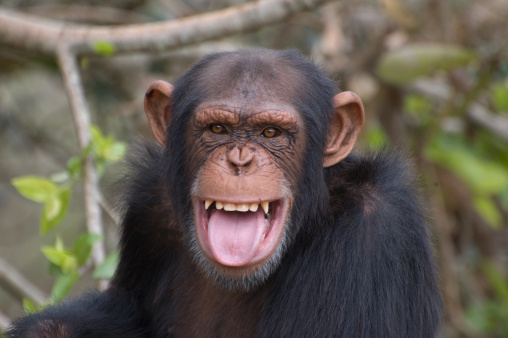
#> input picture chimpanzee.jpg, 508 x 338 px, given in place of the camera
$ python demo_CLAHE.py   (older library calls are emulated)
#> lines starting #> are read from the running program, lines starting #| are printed output that depends on the picture


#----------
# demo of histogram equalization and its variant - CLAHE
#----------

import numpy as np
import cv2
from matplotlib import pyplot as plt


def UseWebCam():

    vcap = cv2.VideoCapture(0)

    nw0 = np.float(vcap.get(cv2.CAP_PROP_FRAME_WIDTH))
    nh0 = np.float(vcap.get(cv2.CAP_PROP_FRAME_HEIGHT))

    print( 'sensed size:' )
    print( np.uint16(nw0), np.uint16(nh0) )

    nwidth      = np.uint16(320*4)
    nheight     = np.uint16( (nh0/nw0) * nwidth  )

    print('reset size:')
    print(nwidth, nheight)

    vcap.set(cv2.CAP_PROP_FRAME_WIDTH, nwidth)             #set width
    vcap.set(cv2.CAP_PROP_FRAME_HEIGHT, nheight)             #set height
    vcap.set(cv2.CAP_PROP_FPS,20)                       # frame rate

    ret, frame = vcap.read()            # Capture existing frame
#> frame is the input picture: shape (338, 508, 3); mean B, G, R 82.5, 92.4, 100.4

    def increase_size(nwidth, nheight):
        if (nwidth < 600):
            nwidth      = np.uint16(nwidth+30)
            nheight     = np.uint16( (nh0/nw0) * nwidth  )
            return nwidth, nheight
        else:
            return nwidth, nheight


    def increase_size_inv(nwidth, nheight):
        if (nwidth > 50):
            nwidth      = np.uint16(nwidth-30)
            nheight     = np.uint16( (nh0/nw0) * nwidth  )
            return nwidth, nheight
        else:
            return nwidth, nheight

    print("press q for exit")
    print("press u,i,o for zooming in")
    print("press v,n,m for zooming out")

    print("--------")
    print("top-left:    raw image")
    print("top-right:   histeq only")
    print("bottom-left: CLAHE only")
    print("bottom-right: CLAHE + histeq")

    while(True):

        ret, frame = vcap.read()            # Capture frame-by-frame
        # flip left-right
        frame = cv2.flip(frame, 1)
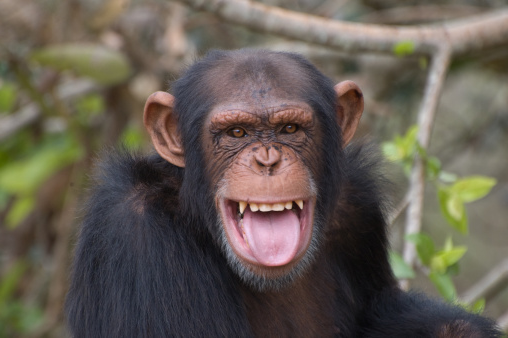
#> frame: shape (338, 508, 3); mean B, G, R 82.5, 92.4, 100.4


        '''HSV space'''
        hsv = cv2.cvtColor(frame,cv2.COLOR_BGR2HSV)
#> hsv: shape (338, 508, 3); mean H, S, V 58.9, 58.5, 103.6
        '''RGB space'''
        rgb = cv2.cvtColor(frame,cv2.COLOR_BGR2RGB)
        '''gray'''
        gray = cv2.cvtColor(frame, cv2.COLOR_BGR2GRAY)
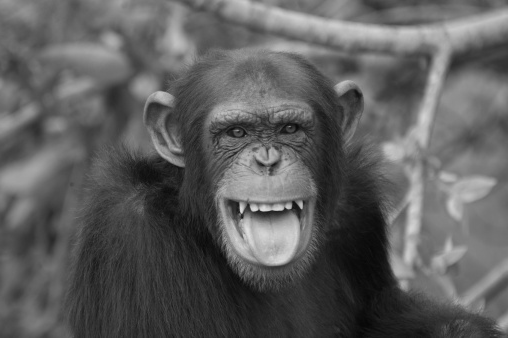
#> gray: shape (338, 508); min 7, max 223, mean 93.7

        img     =  cv2.resize(gray, (nwidth, nheight))
        equ     =  cv2.equalizeHist(img)            # histogram equalization
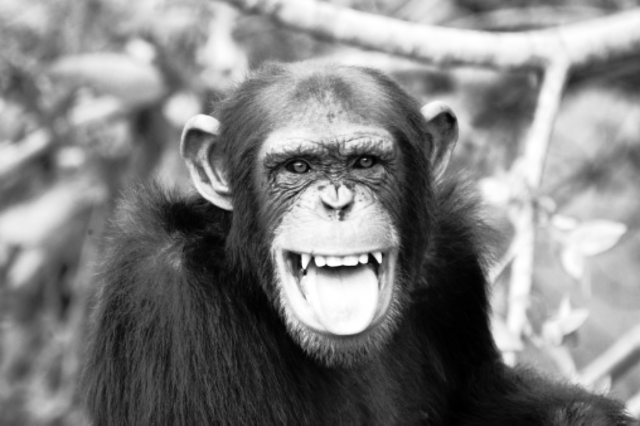
#> equ: shape (851, 1280) (shown at 1/2 size); min 0, max 255, mean 128.3

        # create a CLAHE object (Arguments are optional).
        # CLAHE: contrast limited adaptive histogram equalisation
        # https://opencv-python-tutroals.readthedocs.io/en/latest/py_tutorials/py_imgproc/py_histograms/py_histogram_equalization/py_histogram_equalization.html
        clahe   = cv2.createCLAHE(clipLimit=2.0, tileGridSize=(8,8))
        cl1     = clahe.apply(img)
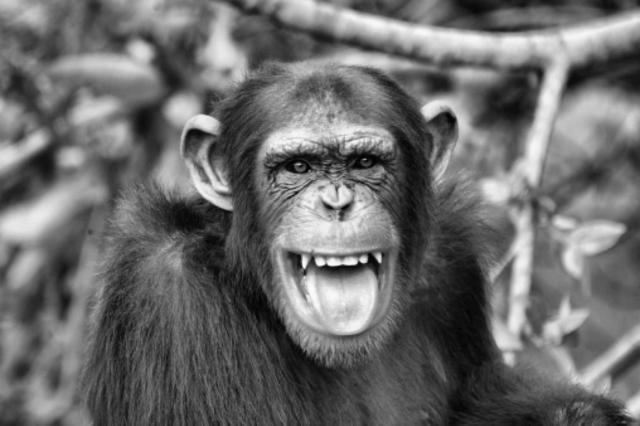
#> cl1: shape (851, 1280) (shown at 1/2 size); min 2, max 251, mean 106.8

        equ1    =  cv2.equalizeHist(cl1)            # histogram equalization of CLAHE result
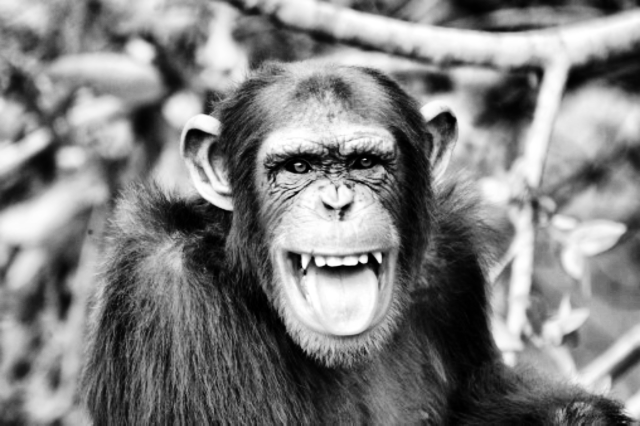
#> equ1: shape (851, 1280) (shown at 1/2 size); min 0, max 255, mean 128.2

        '''show'''
        cv2.imshow('demo - image enhanced', np.vstack((np.hstack((img, equ)), np.hstack((cl1, equ1)))))
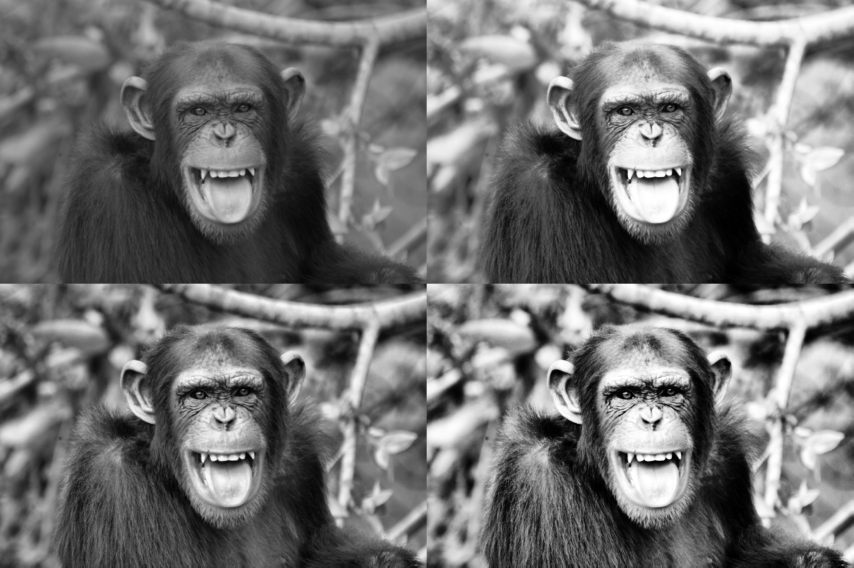
#> window 'demo - image enhanced': shape (1702, 2560) (shown at 1/3 size); min 0, max 255, mean 114.2

        # [5 lines of commented-out code are left out]


        k = cv2.waitKey(1)
#> (key q is pressed here)
        if k in (ord("q"),ord("p")):
             break

        if k in (ord("u"),ord("i"),ord("o")) :     # increase size
            nwidth, nheight = increase_size( nwidth, nheight )

        if k in (ord("v"),ord("m"),ord("n")) :     # reduce size
            nwidth, nheight = increase_size_inv(nwidth, nheight)

    vcap.release()                  # release the capture if done
    cv2.destroyAllWindows()


#----------
# M A I N
#----------

UseWebCam()

$ run again, on fruits.jpg
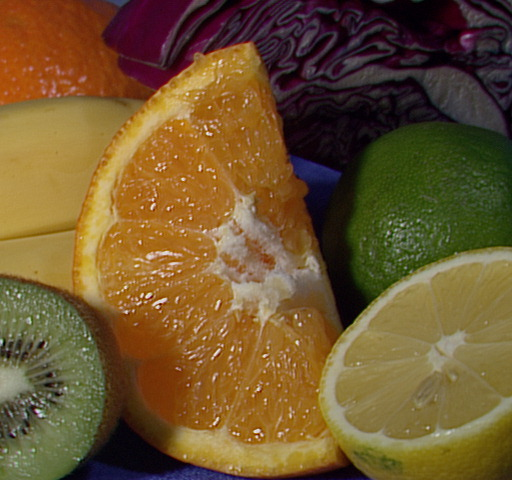
#> input picture fruits.jpg, 512 x 480 px, given in place of the camera
#> in UseWebCam, frame is the input picture: shape (480, 512, 3); mean B, G, R 46.2, 85.6, 110.8
#> hsv: shape (480, 512, 3); mean H, S, V 48.2, 159.9, 113.8
#> in UseWebCam, `equ1    =  cv2.equalizeHist(cl1)`:
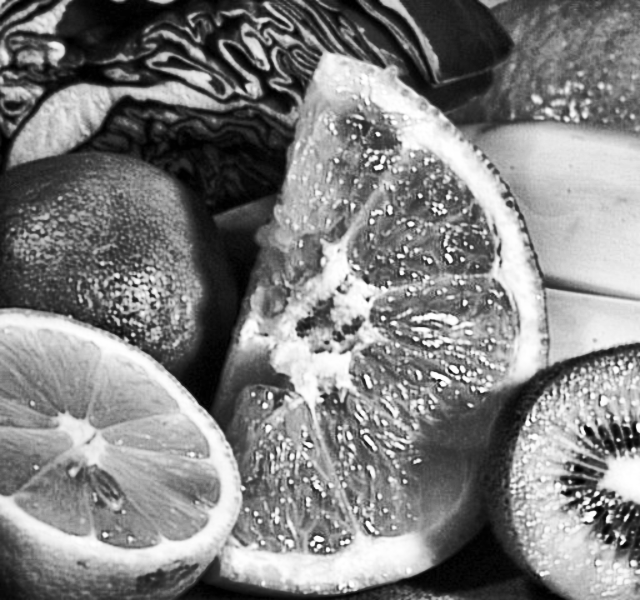
#> equ1: shape (1200, 1280) (shown at 1/2 size); min 0, max 255, mean 128.2
#> in UseWebCam, `cv2.imshow('demo - image enhanced', np.vstack((np.hstack((img, equ)), ..`:
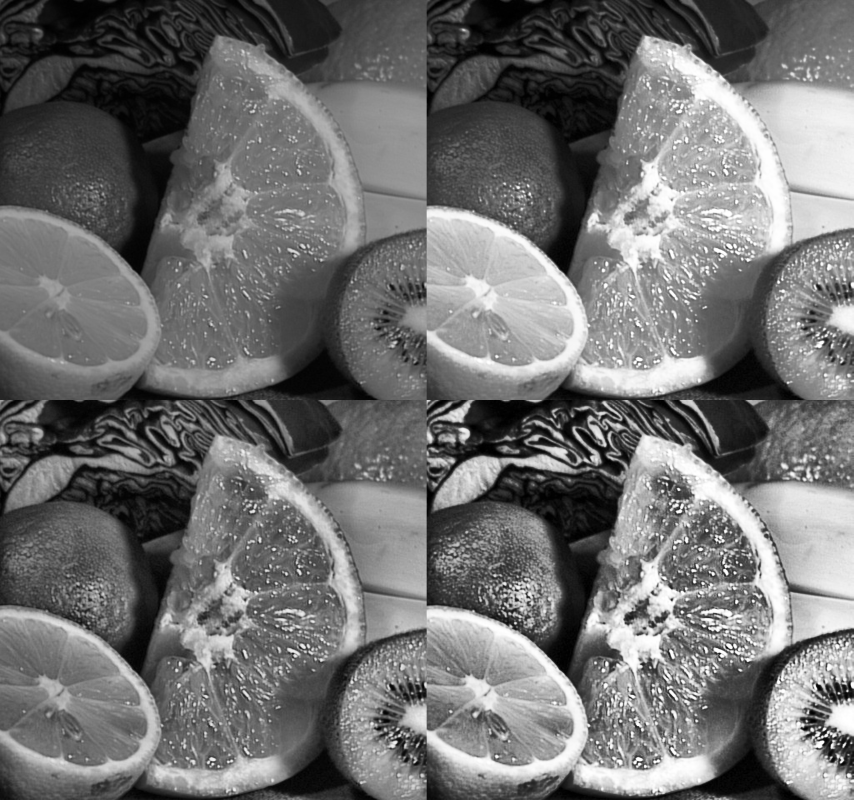
#> window 'demo - image enhanced': shape (2400, 2560) (shown at 1/3 size); min 0, max 255, mean 112.4

$ run again, on lotus.jpg
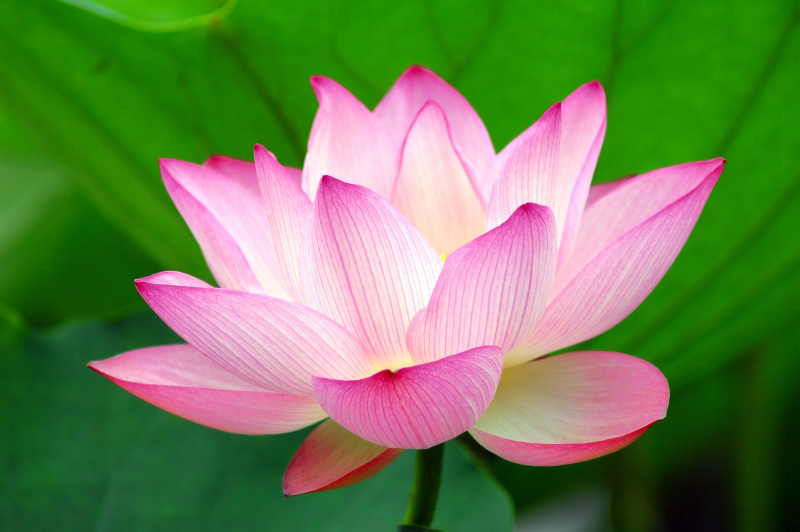
#> input picture lotus.jpg, 1600 x 1063 px, given in place of the camera (shown at 1/2 size)
#> in UseWebCam, frame is the input picture: shape (1063, 1600, 3); mean B, G, R 81.7, 129.6, 108.3
#> hsv: shape (1063, 1600, 3); mean H, S, V 89.6, 173, 155.9
#> in UseWebCam, `equ1    =  cv2.equalizeHist(cl1)`:
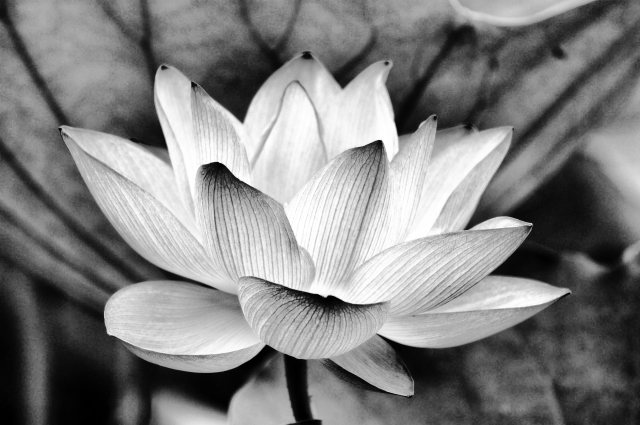
#> equ1: shape (850, 1280) (shown at 1/2 size); min 0, max 255, mean 128.3
#> in UseWebCam, `cv2.imshow('demo - image enhanced', np.vstack((np.hstack((img, equ)), ..`:
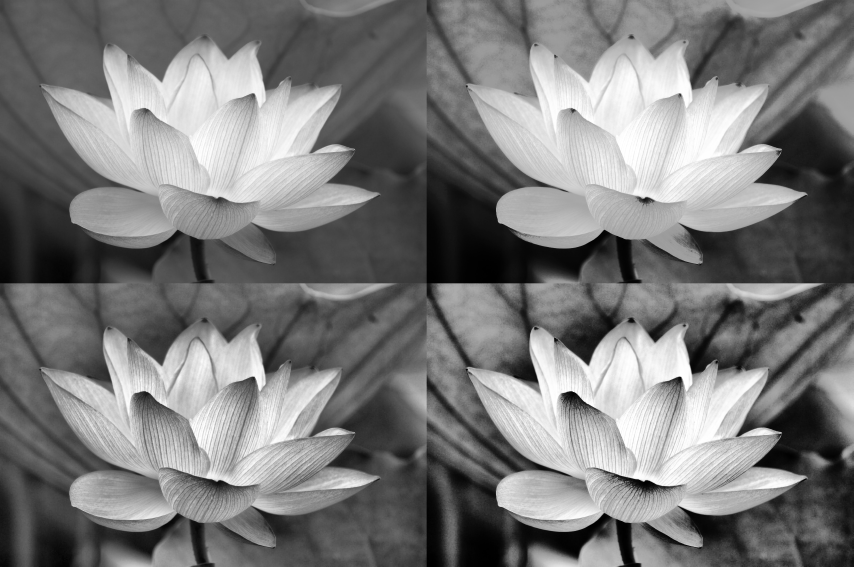
#> window 'demo - image enhanced': shape (1700, 2560) (shown at 1/3 size); min 0, max 255, mean 122.9
